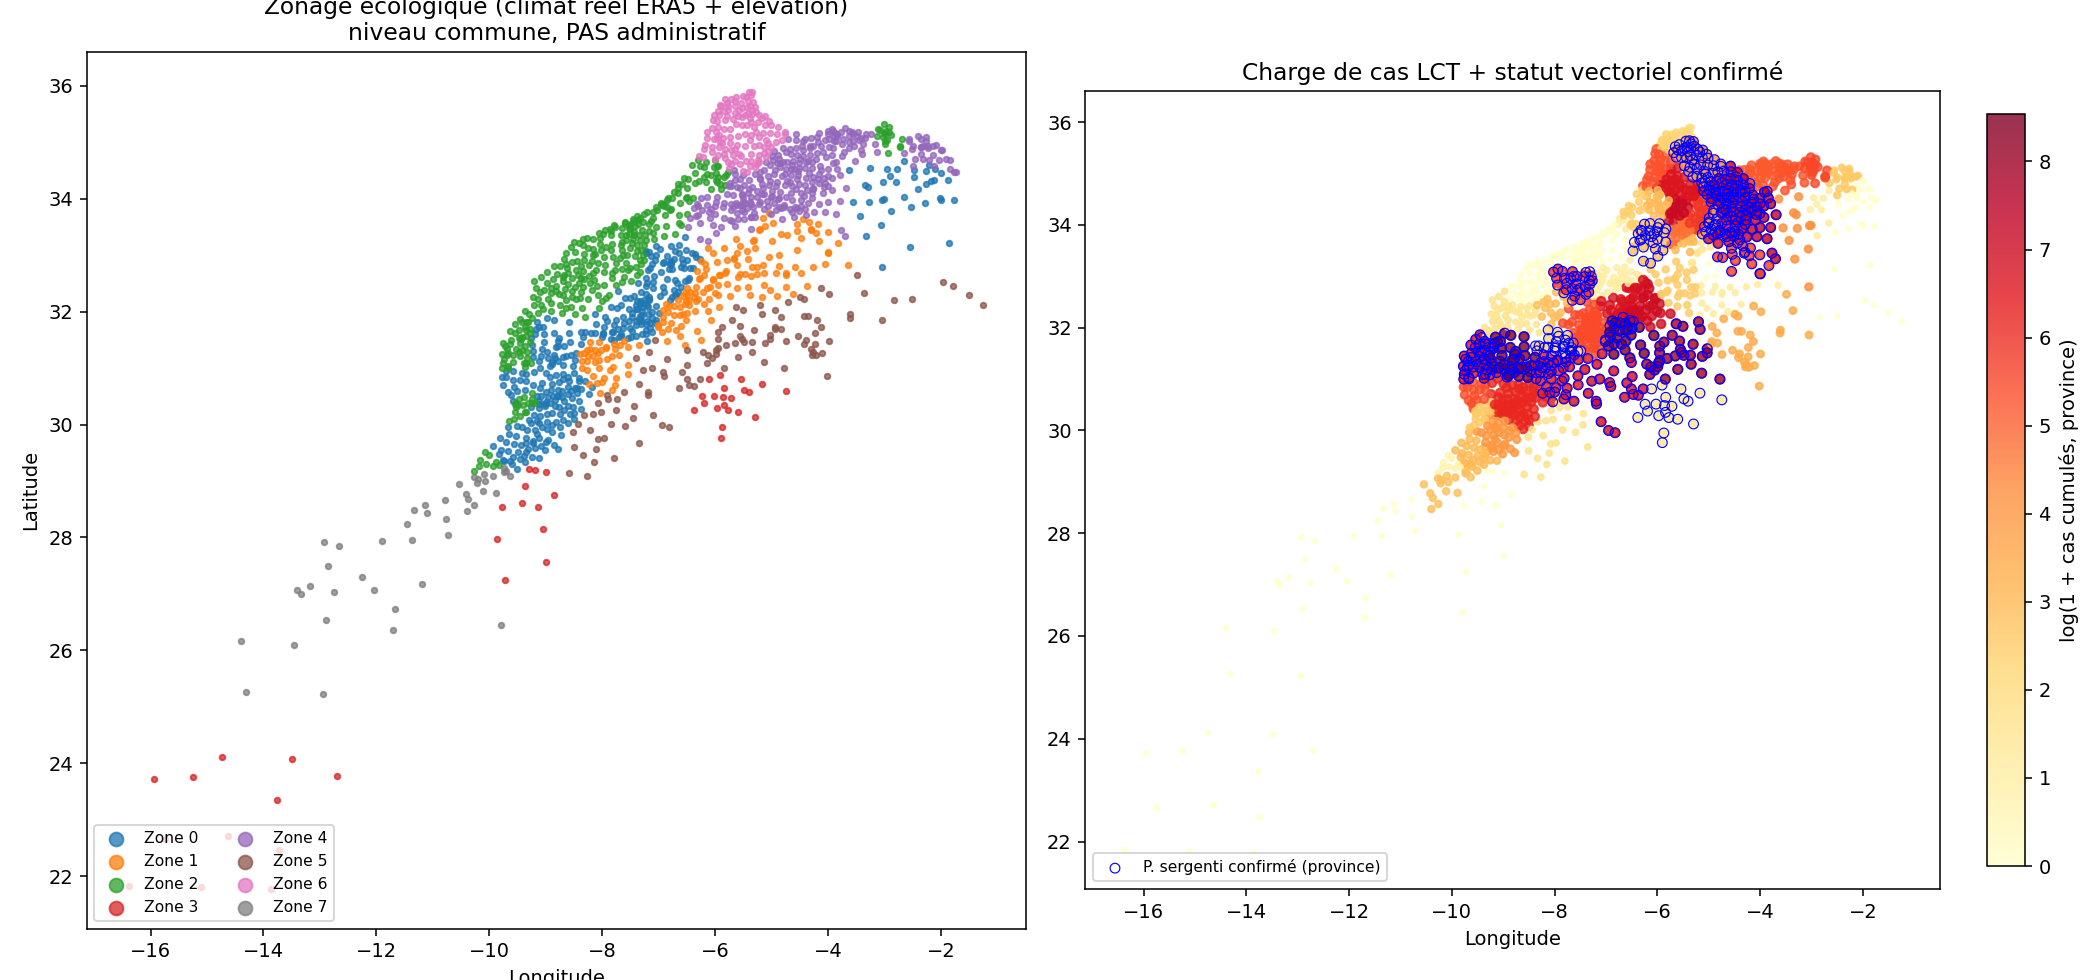

This chart was generated by the following Python code:
"""
Carte épidémiologique/écologique du Maroc — PAS un découpage administratif.
Panneau 1 : zones bioclimatiques (clustering sur climat réel + élévation), au niveau commune.
Panneau 2 : même géographie, charge de cas (log) + statut vecteur en surcouche.
"""
import numpy as np
import pandas as pd
import matplotlib.pyplot as plt

profile = pd.read_csv("/home/claude/zone_epi_final.csv")
communes = pd.read_csv("/mnt/user-data/uploads/communes_maroc_final.csv")

communes_z = communes.merge(
    profile[["province", "zone_bioclim", "total_cas", "statut_vecteur"]],
    on="province", how="left"
)

n_zones = profile["zone_bioclim"].nunique()
cmap = plt.get_cmap("tab10" if n_zones <= 10 else "tab20")

fig, axes = plt.subplots(1, 2, figsize=(15, 7))

# --- Panneau 1 : zones bioclimatiques ---
ax = axes[0]
for z in sorted(communes_z["zone_bioclim"].dropna().unique()):
    sub = communes_z[communes_z["zone_bioclim"] == z]
    ax.scatter(sub["longitude"], sub["latitude"], s=8, color=cmap(int(z) % 10),
               label=f"Zone {int(z)}", alpha=0.75)
ax.set_title("Zonage écologique (climat réel ERA5 + élévation)\nniveau commune, PAS administratif")
ax.set_xlabel("Longitude")
ax.set_ylabel("Latitude")
ax.legend(markerscale=2.5, fontsize=8, loc="lower left", ncol=2)
ax.set_aspect("equal")

# --- Panneau 2 : charge de cas + statut vecteur ---
ax = axes[1]
sizes = 6 + 2 * np.log1p(communes_z["total_cas"].fillna(0))
sc = ax.scatter(communes_z["longitude"], communes_z["latitude"], s=sizes,
                 c=np.log1p(communes_z["total_cas"].fillna(0)), cmap="YlOrRd", alpha=0.8)
vecteur_confirme = communes_z[communes_z["statut_vecteur"] == "confirme"]
ax.scatter(vecteur_confirme["longitude"], vecteur_confirme["latitude"], s=25,
           facecolors="none", edgecolors="blue", linewidths=0.6, label="P. sergenti confirmé (province)")
cbar = plt.colorbar(sc, ax=ax, fraction=0.04)
cbar.set_label("log(1 + cas cumulés, province)")
ax.set_title("Charge de cas LCT + statut vectoriel confirmé")
ax.set_xlabel("Longitude")
ax.legend(fontsize=8, loc="lower left")
ax.set_aspect("equal")

plt.tight_layout()
plt.savefig("/home/claude/carte_epidemiologique.png", dpi=140)
print("Carte sauvegardée : /home/claude/carte_epidemiologique.png")
